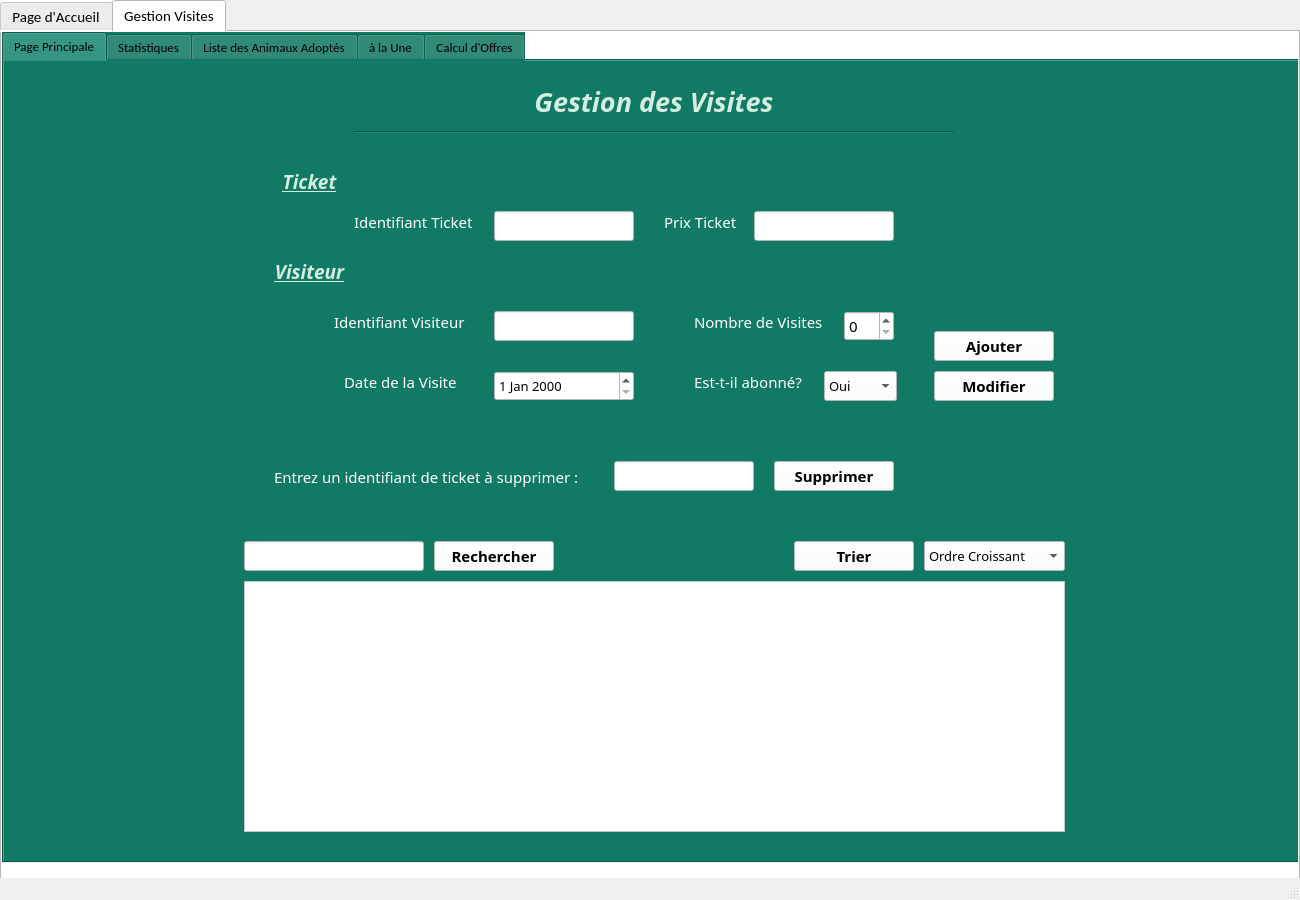
<?xml version="1.0" encoding="UTF-8"?>
<ui version="4.0">
 <class>MainWindow</class>
 <widget class="QMainWindow" name="MainWindow">
  <property name="geometry">
   <rect>
    <x>0</x>
    <y>0</y>
    <width>1300</width>
    <height>900</height>
   </rect>
  </property>
  <property name="windowTitle">
   <string>MainWindow</string>
  </property>
  <widget class="QWidget" name="centralwidget">
   <widget class="QTabWidget" name="tabWidget">
    <property name="geometry">
     <rect>
      <x>0</x>
      <y>0</y>
      <width>1300</width>
      <height>900</height>
     </rect>
    </property>
    <property name="font">
     <font>
      <family>Calibri</family>
      <pointsize>11</pointsize>
     </font>
    </property>
    <property name="styleSheet">
     <string notr="true">background-color: rgb(255, 255, 255);</string>
    </property>
    <property name="currentIndex">
     <number>1</number>
    </property>
    <property name="documentMode">
     <bool>false</bool>
    </property>
    <widget class="QWidget" name="tab_Accueil">
     <attribute name="title">
      <string>Page d'Accueil</string>
     </attribute>
     <widget class="QLabel" name="backgroundAccueil">
      <property name="geometry">
       <rect>
        <x>0</x>
        <y>-350</y>
        <width>751</width>
        <height>1181</height>
       </rect>
      </property>
      <property name="font">
       <font>
        <pointsize>1</pointsize>
       </font>
      </property>
      <property name="text">
       <string/>
      </property>
      <property name="pixmap">
       <pixmap>../../../../BACKGROUNDS/1x/1x/1x/Plan de travail 35.png</pixmap>
      </property>
     </widget>
     <widget class="QLabel" name="label">
      <property name="geometry">
       <rect>
        <x>940</x>
        <y>170</y>
        <width>201</width>
        <height>211</height>
       </rect>
      </property>
      <property name="text">
       <string/>
      </property>
      <property name="pixmap">
       <pixmap>../../../icone/1x/id.png</pixmap>
      </property>
     </widget>
     <widget class="QLabel" name="texteIdentifiantAccueil">
      <property name="geometry">
       <rect>
        <x>900</x>
        <y>420</y>
        <width>91</width>
        <height>31</height>
       </rect>
      </property>
      <property name="font">
       <font>
        <family>Calibri Light</family>
        <pointsize>12</pointsize>
        <italic>false</italic>
        <underline>false</underline>
       </font>
      </property>
      <property name="text">
       <string>Identifiant :</string>
      </property>
     </widget>
     <widget class="QLineEdit" name="identifiantAccueil">
      <property name="geometry">
       <rect>
        <x>1010</x>
        <y>420</y>
        <width>150</width>
        <height>30</height>
       </rect>
      </property>
      <property name="styleSheet">
       <string notr="true"/>
      </property>
     </widget>
     <widget class="QLabel" name="texteMotDePasseAccueil">
      <property name="geometry">
       <rect>
        <x>880</x>
        <y>470</y>
        <width>121</width>
        <height>31</height>
       </rect>
      </property>
      <property name="font">
       <font>
        <family>Calibri Light</family>
        <pointsize>12</pointsize>
        <italic>false</italic>
        <underline>false</underline>
       </font>
      </property>
      <property name="text">
       <string>Mot de Passe :</string>
      </property>
     </widget>
     <widget class="QLineEdit" name="motDePasseAccueil">
      <property name="geometry">
       <rect>
        <x>1010</x>
        <y>470</y>
        <width>150</width>
        <height>30</height>
       </rect>
      </property>
      <property name="styleSheet">
       <string notr="true"/>
      </property>
     </widget>
     <widget class="QPushButton" name="pushButton_acceder">
      <property name="geometry">
       <rect>
        <x>950</x>
        <y>520</y>
        <width>93</width>
        <height>28</height>
       </rect>
      </property>
      <property name="font">
       <font>
        <family>Calibri Light</family>
        <pointsize>11</pointsize>
       </font>
      </property>
      <property name="text">
       <string>Accéder</string>
      </property>
     </widget>
     <widget class="QPushButton" name="pushButton_annuler">
      <property name="geometry">
       <rect>
        <x>1050</x>
        <y>520</y>
        <width>93</width>
        <height>28</height>
       </rect>
      </property>
      <property name="font">
       <font>
        <family>Calibri Light</family>
        <pointsize>11</pointsize>
       </font>
      </property>
      <property name="text">
       <string>Annuler</string>
      </property>
     </widget>
    </widget>
    <widget class="QWidget" name="tab_Gestion">
     <attribute name="title">
      <string>Gestion Visites</string>
     </attribute>
     <widget class="QTabWidget" name="tabWidget_2">
      <property name="geometry">
       <rect>
        <x>0</x>
        <y>0</y>
        <width>1300</width>
        <height>831</height>
       </rect>
      </property>
      <property name="font">
       <font>
        <family>Calibri</family>
        <pointsize>10</pointsize>
       </font>
      </property>
      <property name="styleSheet">
       <string notr="true">background-color: rgb(17, 122, 101);
</string>
      </property>
      <property name="currentIndex">
       <number>0</number>
      </property>
      <property name="tabsClosable">
       <bool>false</bool>
      </property>
      <property name="tabBarAutoHide">
       <bool>false</bool>
      </property>
      <widget class="QWidget" name="tab_principale">
       <attribute name="title">
        <string>Page Principale</string>
       </attribute>
       <widget class="QLabel" name="titre_gestioinDesVisites">
        <property name="geometry">
         <rect>
          <x>455</x>
          <y>20</y>
          <width>390</width>
          <height>40</height>
         </rect>
        </property>
        <property name="font">
         <font>
          <family>Calibri Light</family>
          <pointsize>20</pointsize>
          <weight>75</weight>
          <italic>true</italic>
          <bold>true</bold>
         </font>
        </property>
        <property name="styleSheet">
         <string notr="true">color: rgb(212, 239, 223);</string>
        </property>
        <property name="text">
         <string>Gestion des Visites</string>
        </property>
        <property name="alignment">
         <set>Qt::AlignCenter</set>
        </property>
       </widget>
       <widget class="Line" name="line">
        <property name="geometry">
         <rect>
          <x>350</x>
          <y>70</y>
          <width>600</width>
          <height>3</height>
         </rect>
        </property>
        <property name="orientation">
         <enum>Qt::Horizontal</enum>
        </property>
       </widget>
       <widget class="QLabel" name="texteTicket">
        <property name="geometry">
         <rect>
          <x>260</x>
          <y>110</y>
          <width>91</width>
          <height>21</height>
         </rect>
        </property>
        <property name="sizePolicy">
         <sizepolicy hsizetype="Preferred" vsizetype="Preferred">
          <horstretch>0</horstretch>
          <verstretch>0</verstretch>
         </sizepolicy>
        </property>
        <property name="font">
         <font>
          <family>Calibri Light</family>
          <pointsize>14</pointsize>
          <weight>75</weight>
          <italic>true</italic>
          <bold>true</bold>
          <underline>true</underline>
         </font>
        </property>
        <property name="styleSheet">
         <string notr="true">color: rgb(212, 239, 223);
</string>
        </property>
        <property name="text">
         <string>Ticket</string>
        </property>
        <property name="alignment">
         <set>Qt::AlignCenter</set>
        </property>
       </widget>
       <widget class="QLabel" name="texteIdentifiantTicket">
        <property name="geometry">
         <rect>
          <x>350</x>
          <y>150</y>
          <width>121</width>
          <height>21</height>
         </rect>
        </property>
        <property name="font">
         <font>
          <family>Calibri Light</family>
          <pointsize>11</pointsize>
         </font>
        </property>
        <property name="styleSheet">
         <string notr="true">color: rgb(255, 255, 255);</string>
        </property>
        <property name="text">
         <string>Identifiant Ticket</string>
        </property>
       </widget>
       <widget class="QLineEdit" name="lineEdit_IdentifiantTicket">
        <property name="geometry">
         <rect>
          <x>490</x>
          <y>150</y>
          <width>140</width>
          <height>30</height>
         </rect>
        </property>
        <property name="font">
         <font>
          <family>Calibri Light</family>
          <pointsize>11</pointsize>
         </font>
        </property>
        <property name="styleSheet">
         <string notr="true">background-color: rgb(255, 255, 255);</string>
        </property>
        <property name="inputMethodHints">
         <set>Qt::ImhNone</set>
        </property>
       </widget>
       <widget class="QLabel" name="textePrixTicket">
        <property name="geometry">
         <rect>
          <x>660</x>
          <y>150</y>
          <width>81</width>
          <height>21</height>
         </rect>
        </property>
        <property name="font">
         <font>
          <family>Calibri Light</family>
          <pointsize>11</pointsize>
         </font>
        </property>
        <property name="styleSheet">
         <string notr="true">color: rgb(255, 255, 255);</string>
        </property>
        <property name="text">
         <string>Prix Ticket</string>
        </property>
       </widget>
       <widget class="QLineEdit" name="lineEdit_PrixTicket">
        <property name="geometry">
         <rect>
          <x>750</x>
          <y>150</y>
          <width>140</width>
          <height>30</height>
         </rect>
        </property>
        <property name="font">
         <font>
          <family>Calibri Light</family>
          <pointsize>11</pointsize>
         </font>
        </property>
        <property name="styleSheet">
         <string notr="true">background-color: rgb(255, 255, 255);</string>
        </property>
        <property name="inputMethodHints">
         <set>Qt::ImhNone</set>
        </property>
       </widget>
       <widget class="QLabel" name="texteIdnetifiantVisiteur">
        <property name="geometry">
         <rect>
          <x>330</x>
          <y>250</y>
          <width>141</width>
          <height>21</height>
         </rect>
        </property>
        <property name="font">
         <font>
          <family>Calibri Light</family>
          <pointsize>11</pointsize>
         </font>
        </property>
        <property name="styleSheet">
         <string notr="true">color: rgb(255, 255, 255);</string>
        </property>
        <property name="text">
         <string>Identifiant Visiteur</string>
        </property>
       </widget>
       <widget class="QLineEdit" name="lineEdit_IdentifiantVisiteur">
        <property name="geometry">
         <rect>
          <x>490</x>
          <y>250</y>
          <width>140</width>
          <height>30</height>
         </rect>
        </property>
        <property name="font">
         <font>
          <family>Calibri Light</family>
          <pointsize>11</pointsize>
         </font>
        </property>
        <property name="styleSheet">
         <string notr="true">background-color: rgb(255, 255, 255);</string>
        </property>
        <property name="inputMethodHints">
         <set>Qt::ImhNone</set>
        </property>
       </widget>
       <widget class="QLabel" name="texteNbrVisites">
        <property name="geometry">
         <rect>
          <x>690</x>
          <y>250</y>
          <width>131</width>
          <height>21</height>
         </rect>
        </property>
        <property name="font">
         <font>
          <family>Calibri Light</family>
          <pointsize>11</pointsize>
         </font>
        </property>
        <property name="styleSheet">
         <string notr="true">color: rgb(255, 255, 255);</string>
        </property>
        <property name="text">
         <string>Nombre de Visites</string>
        </property>
       </widget>
       <widget class="QLabel" name="texteVisiteur">
        <property name="geometry">
         <rect>
          <x>260</x>
          <y>200</y>
          <width>91</width>
          <height>21</height>
         </rect>
        </property>
        <property name="sizePolicy">
         <sizepolicy hsizetype="Preferred" vsizetype="Preferred">
          <horstretch>0</horstretch>
          <verstretch>0</verstretch>
         </sizepolicy>
        </property>
        <property name="font">
         <font>
          <family>Calibri Light</family>
          <pointsize>14</pointsize>
          <weight>75</weight>
          <italic>true</italic>
          <bold>true</bold>
          <underline>true</underline>
         </font>
        </property>
        <property name="styleSheet">
         <string notr="true">color: rgb(212, 239, 223);
</string>
        </property>
        <property name="text">
         <string>Visiteur</string>
        </property>
        <property name="alignment">
         <set>Qt::AlignCenter</set>
        </property>
       </widget>
       <widget class="QSpinBox" name="spinBox_nbrVisites">
        <property name="geometry">
         <rect>
          <x>840</x>
          <y>250</y>
          <width>50</width>
          <height>30</height>
         </rect>
        </property>
        <property name="font">
         <font>
          <family>Calibri Light</family>
          <pointsize>11</pointsize>
         </font>
        </property>
        <property name="styleSheet">
         <string notr="true">background-color: rgb(255, 255, 255);</string>
        </property>
       </widget>
       <widget class="QDateEdit" name="dateEdit_dateVisite">
        <property name="geometry">
         <rect>
          <x>490</x>
          <y>310</y>
          <width>140</width>
          <height>30</height>
         </rect>
        </property>
        <property name="font">
         <font>
          <family>Calibri Light</family>
          <pointsize>10</pointsize>
         </font>
        </property>
        <property name="styleSheet">
         <string notr="true">background-color: rgb(255, 255, 255);</string>
        </property>
       </widget>
       <widget class="QLabel" name="texteDateVisite">
        <property name="geometry">
         <rect>
          <x>340</x>
          <y>310</y>
          <width>141</width>
          <height>21</height>
         </rect>
        </property>
        <property name="font">
         <font>
          <family>Calibri Light</family>
          <pointsize>11</pointsize>
         </font>
        </property>
        <property name="styleSheet">
         <string notr="true">color: rgb(255, 255, 255);</string>
        </property>
        <property name="text">
         <string>Date de la Visite</string>
        </property>
       </widget>
       <widget class="QComboBox" name="comboBox_abonnement">
        <property name="geometry">
         <rect>
          <x>820</x>
          <y>310</y>
          <width>73</width>
          <height>30</height>
         </rect>
        </property>
        <property name="font">
         <font>
          <family>Calibri Light</family>
          <pointsize>10</pointsize>
         </font>
        </property>
        <property name="styleSheet">
         <string notr="true">background-color: rgb(255, 255, 255);</string>
        </property>
        <item>
         <property name="text">
          <string>Oui</string>
         </property>
        </item>
        <item>
         <property name="text">
          <string>Non</string>
         </property>
        </item>
       </widget>
       <widget class="QLabel" name="texteAbonnement">
        <property name="geometry">
         <rect>
          <x>690</x>
          <y>310</y>
          <width>121</width>
          <height>21</height>
         </rect>
        </property>
        <property name="font">
         <font>
          <family>Calibri Light</family>
          <pointsize>11</pointsize>
         </font>
        </property>
        <property name="styleSheet">
         <string notr="true">color: rgb(255, 255, 255);</string>
        </property>
        <property name="text">
         <string>Est-t-il abonné?</string>
        </property>
       </widget>
       <widget class="QTableView" name="tableView_BD">
        <property name="geometry">
         <rect>
          <x>240</x>
          <y>520</y>
          <width>821</width>
          <height>251</height>
         </rect>
        </property>
        <property name="styleSheet">
         <string notr="true">background-color: rgb(255, 255, 255);</string>
        </property>
       </widget>
       <widget class="QLineEdit" name="lineEdit_rechercher">
        <property name="geometry">
         <rect>
          <x>240</x>
          <y>480</y>
          <width>180</width>
          <height>30</height>
         </rect>
        </property>
        <property name="font">
         <font>
          <family>Calibri Light</family>
          <pointsize>11</pointsize>
         </font>
        </property>
        <property name="styleSheet">
         <string notr="true">background-color: rgb(255, 255, 255);</string>
        </property>
        <property name="inputMethodHints">
         <set>Qt::ImhNone</set>
        </property>
       </widget>
       <widget class="QPushButton" name="pushButton_Rechercher">
        <property name="geometry">
         <rect>
          <x>430</x>
          <y>480</y>
          <width>120</width>
          <height>30</height>
         </rect>
        </property>
        <property name="font">
         <font>
          <family>Calibri Light</family>
          <pointsize>11</pointsize>
          <weight>75</weight>
          <bold>true</bold>
         </font>
        </property>
        <property name="styleSheet">
         <string notr="true">background-color: rgb(255, 255, 255);
</string>
        </property>
        <property name="text">
         <string>Rechercher</string>
        </property>
        <property name="icon">
         <iconset>
          <normaloff>../../../icone/1x/recherche.png</normaloff>../../../icone/1x/recherche.png</iconset>
        </property>
       </widget>
       <widget class="QPushButton" name="pushButton_Trier">
        <property name="geometry">
         <rect>
          <x>790</x>
          <y>480</y>
          <width>120</width>
          <height>30</height>
         </rect>
        </property>
        <property name="font">
         <font>
          <family>Calibri Light</family>
          <pointsize>11</pointsize>
          <weight>75</weight>
          <bold>true</bold>
         </font>
        </property>
        <property name="styleSheet">
         <string notr="true">background-color: rgb(255, 255, 255);</string>
        </property>
        <property name="text">
         <string>Trier</string>
        </property>
        <property name="icon">
         <iconset>
          <normaloff>../../../icone/1x/tri.png</normaloff>../../../icone/1x/tri.png</iconset>
        </property>
       </widget>
       <widget class="QComboBox" name="comboBox_trier">
        <property name="geometry">
         <rect>
          <x>920</x>
          <y>480</y>
          <width>141</width>
          <height>30</height>
         </rect>
        </property>
        <property name="font">
         <font>
          <family>Calibri Light</family>
          <pointsize>10</pointsize>
         </font>
        </property>
        <property name="styleSheet">
         <string notr="true">background-color: rgb(255, 255, 255);</string>
        </property>
        <item>
         <property name="text">
          <string>Ordre Croissant</string>
         </property>
        </item>
        <item>
         <property name="text">
          <string>Ordre Décroissant</string>
         </property>
        </item>
       </widget>
       <widget class="QPushButton" name="pushButton_Ajouter">
        <property name="geometry">
         <rect>
          <x>930</x>
          <y>270</y>
          <width>120</width>
          <height>30</height>
         </rect>
        </property>
        <property name="font">
         <font>
          <family>Calibri Light</family>
          <pointsize>11</pointsize>
          <weight>75</weight>
          <bold>true</bold>
         </font>
        </property>
        <property name="styleSheet">
         <string notr="true">background-color: rgb(255, 255, 255);
</string>
        </property>
        <property name="text">
         <string>Ajouter</string>
        </property>
        <property name="icon">
         <iconset>
          <normaloff>../../../icone/1x/+.png</normaloff>../../../icone/1x/+.png</iconset>
        </property>
       </widget>
       <widget class="QPushButton" name="pushButton_Modifier">
        <property name="geometry">
         <rect>
          <x>930</x>
          <y>310</y>
          <width>120</width>
          <height>30</height>
         </rect>
        </property>
        <property name="font">
         <font>
          <family>Calibri Light</family>
          <pointsize>11</pointsize>
          <weight>75</weight>
          <bold>true</bold>
         </font>
        </property>
        <property name="styleSheet">
         <string notr="true">background-color: rgb(255, 255, 255);
</string>
        </property>
        <property name="text">
         <string>Modifier</string>
        </property>
        <property name="icon">
         <iconset>
          <normaloff>../../../icone/1x/mise à jour.png</normaloff>../../../icone/1x/mise à jour.png</iconset>
        </property>
       </widget>
       <widget class="QLabel" name="texteSupprimer">
        <property name="geometry">
         <rect>
          <x>270</x>
          <y>400</y>
          <width>321</width>
          <height>31</height>
         </rect>
        </property>
        <property name="font">
         <font>
          <family>Calibri Light</family>
          <pointsize>11</pointsize>
         </font>
        </property>
        <property name="styleSheet">
         <string notr="true">color: rgb(255, 255, 255);</string>
        </property>
        <property name="text">
         <string>Entrez un identifiant de ticket à supprimer :</string>
        </property>
       </widget>
       <widget class="QLineEdit" name="lineEdit_supprimer">
        <property name="geometry">
         <rect>
          <x>610</x>
          <y>400</y>
          <width>140</width>
          <height>30</height>
         </rect>
        </property>
        <property name="font">
         <font>
          <family>Calibri Light</family>
          <pointsize>11</pointsize>
         </font>
        </property>
        <property name="styleSheet">
         <string notr="true">background-color: rgb(255, 255, 255);</string>
        </property>
        <property name="inputMethodHints">
         <set>Qt::ImhNone</set>
        </property>
       </widget>
       <widget class="QPushButton" name="pushButton_Supprimer">
        <property name="geometry">
         <rect>
          <x>770</x>
          <y>400</y>
          <width>120</width>
          <height>30</height>
         </rect>
        </property>
        <property name="font">
         <font>
          <family>Calibri Light</family>
          <pointsize>11</pointsize>
          <weight>75</weight>
          <bold>true</bold>
         </font>
        </property>
        <property name="styleSheet">
         <string notr="true">background-color: rgb(255, 255, 255);
</string>
        </property>
        <property name="text">
         <string>Supprimer</string>
        </property>
        <property name="icon">
         <iconset>
          <normaloff>../../../icone/1x/-.png</normaloff>../../../icone/1x/-.png</iconset>
        </property>
       </widget>
      </widget>
      <widget class="QWidget" name="tab_Statistiques">
       <attribute name="title">
        <string>Statistiques</string>
       </attribute>
      </widget>
      <widget class="QWidget" name="tab_liste">
       <attribute name="title">
        <string>Liste des Animaux Adoptés</string>
       </attribute>
      </widget>
      <widget class="QWidget" name="tab_laUne">
       <attribute name="title">
        <string>à la Une</string>
       </attribute>
      </widget>
      <widget class="QWidget" name="tab_offres">
       <attribute name="title">
        <string>Calcul d'Offres</string>
       </attribute>
      </widget>
     </widget>
    </widget>
   </widget>
  </widget>
  <widget class="QMenuBar" name="menubar">
   <property name="geometry">
    <rect>
     <x>0</x>
     <y>0</y>
     <width>1300</width>
     <height>26</height>
    </rect>
   </property>
  </widget>
  <widget class="QStatusBar" name="statusbar"/>
 </widget>
 <resources/>
 <connections/>
</ui>
